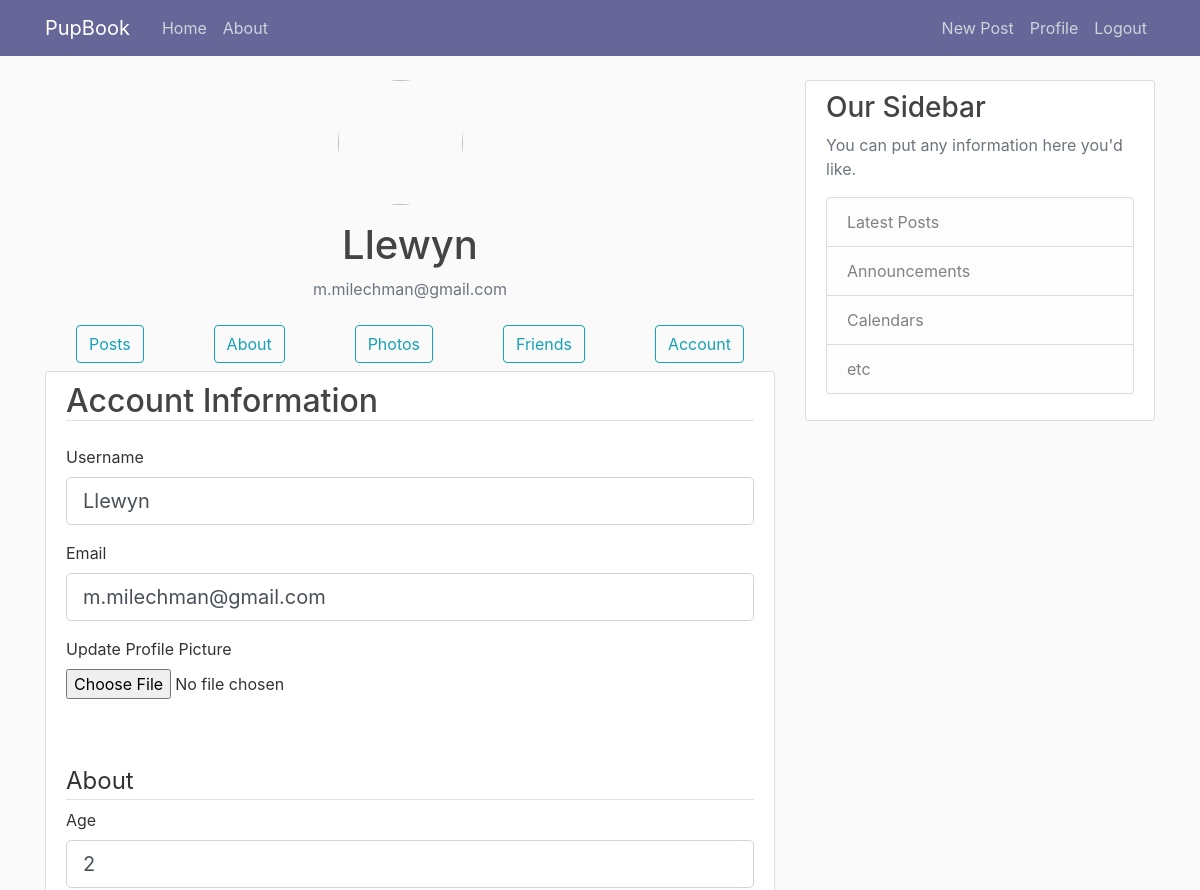
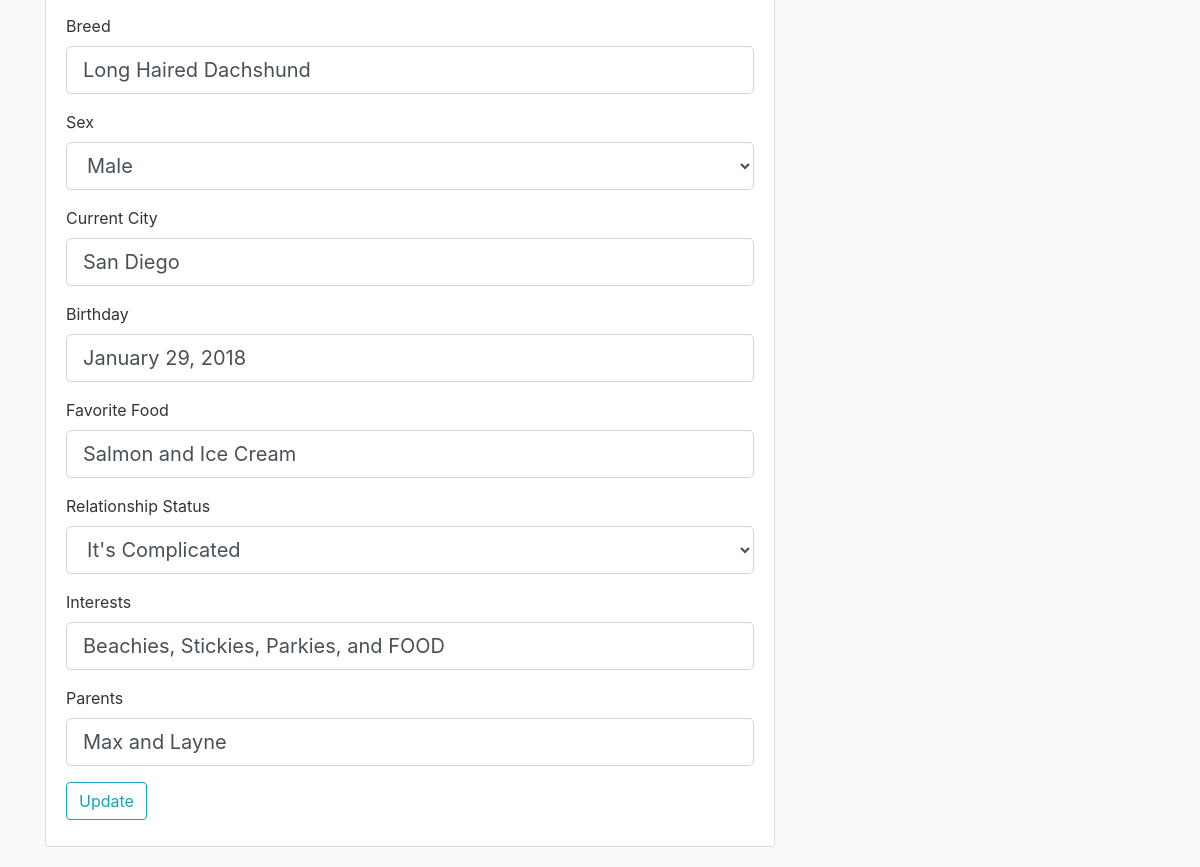
The page /profile/account/Llewyn (signed in) on the database its author committed (2 pictures, top to bottom).
### PupBook/models.py (models this page shows, shortened)
class User(db.Model, UserMixin):
    id = db.Column(db.Integer, primary_key=True)
    username = db.Column(db.String(20), unique=True, nullable=False)
    email = db.Column(db.String(120), unique=True, nullable=False)
    age = db.Column(db.String(20))
    breed = db.Column(db.String(120))
    sex = db.Column(db.String(20))
    current_city = db.Column(db.String(120))
    birthday = db.Column(db.String)
    favorite_food = db.Column(db.String(120))
    relationship = db.Column(db.String(20))
    interests = db.Column(db.Text)
    parents = db.Column(db.String)
    image_file = db.Column(db.String(20), nullable=False, default='default.jpg')
    password = db.Column(db.String(60), nullable=False)
    posts = db.relationship('Post', backref='author', lazy=True)
    friends = db.relationship('User',
                              secondary=friends,
                              backref='friend',
                              primaryjoin=id == friends.c.user_id,
                              secondaryjoin=id == friends.c.friend_id)

### PupBook/users/routes.py (the view)
@users.route("/profile/account/<string:username>", methods=['GET', 'POST'])
@login_required
def profile_account(username):
    if current_user.username != username:
        return render_template('errors/403.html')
    user = User.query.filter_by(username=username).first_or_404()
    form = UpdateAccountForm()
    if form.validate_on_submit():
        if form.picture.data:
            picture_file = save_picture(form.picture.data)
            current_user.image_file = picture_file
        current_user.username = form.username.data
        current_user.email = form.email.data
        current_user.age = form.age.data
        current_user.breed = form.breed.data
        current_user.sex = form.sex.data
        current_user.current_city = form.current_city.data
        current_user.birthday = form.birthday.data
        current_user.favorite_food = form.favorite_food.data
        current_user.relationship = form.relationship.data
        current_user.interests = form.interests.data
        current_user.parents = form.parents.data
        db.session.commit()
        flash('Your account has been updated!', 'success')
        return redirect(url_for('users.profile_account', username=user.username))
    elif request.method == 'GET':
        form.username.data = current_user.username
        form.email.data = current_user.email
        form.age.data = current_user.age
        form.breed.data = current_user.breed
        form.sex.data = current_user.sex
        form.current_city.data = current_user.current_city
        form.birthday.data = current_user.birthday
        form.favorite_food.data = current_user.favorite_food
        form.relationship.data = current_user.relationship
        form.interests.data = current_user.interests
        form.parents.data = current_user.parents
    image_file = url_for('static', filename='profile_pics/' + user.image_file)
    return render_template('profile_account.html', title='Account', image_file=image_file, form=form, user=user)

### PupBook/users/forms.py (shortened to what this page needs)
class UpdateAccountForm(FlaskForm):
    username = StringField('Username', validators=[DataRequired(), Length(min=3, max=20)])
    email = StringField('Email', validators=[DataRequired(), Email()])
    picture = FileField('Update Profile Picture', validators=[FileAllowed(['jpg', 'png'])])
    age = StringField('Age')
    breed = StringField('Breed')
    sex = SelectField('Sex', choices=[('Male', 'Male'), ('Female', 'Female')])
    current_city = StringField('Current City')
    birthday = StringField('Birthday')
    favorite_food = StringField('Favorite Food')
    relationship = SelectField('Relationship Status', choices=[('Single', 'Single'), ('In a Relationship', 'In a Relationship'), ('It\'s Complicated', 'It\'s Complicated')])
    interests = StringField('Interests')
    parents = StringField('Parents')
    submit = SubmitField('Update')

### PupBook/models.py (called while the page is built)
@login_manager.user_loader
def load_user(user_id):
    return User.query.get(int(user_id))

### PupBook/templates/profile_account.html (shortened to what this page needs)
{% extends "layout.html" %}
{% block content %}
    <div style="text-align:center">
      <img class="rounded-circle account-img" src="{{ image_file }}">
      <h2 class="account-heading">{{ user.username }}</h2>
      <p class="text-secondary">{{ user.email }}</p>
      <nav class="navbar navbar-expand-md">
          {% if user.username == current_user.username %}
          <div class="container">
            <a class="btn btn-outline-info" href="{{ url_for('users.profile', username=user.username) }}">Posts</a>
            <a class="btn btn-outline-info" href="{{ url_for('users.profile_about', username=user.username) }}">About</a>
            <a class="btn btn-outline-info" href="{{ url_for('users.profile_photos', username=user.username) }}">Photos</a>
            <a class="btn btn-outline-info" href="{{ url_for('users.profile_friends', username=user.username) }}">Friends</a>
            <a class="btn btn-outline-info" href="{{ url_for('users.profile_account', username=user.username) }}">Account</a>
          </div>
          {% endif %}
      </nav>
    </div>
    <div class="content-section">
        <form method="POST" action="" enctype="multipart/form-data">
            <fieldset class="form">
                <h2 class="border-bottom mb-4">Account Information</h2>
                <div class="form-group">
                    {{ form.username.label(class="form-control-label") }}
                    {% if form.username.errors %}
                      {{ form.username(class="form-control form-control-lg is-invalid") }}
                      <div class="invalid-feedback">
                          {% for error in form.username.errors %}
                            <span>{{  error }}</span>
                          {% endfor %}
                      </div>
                    {% else %}
                      {{ form.username(class="form-control form-control-lg") }}
                    {% endif %}
                </div>
                <div class="form-group">
                    {{ form.email.label(class="form-control-label") }}
                    {% if form.email.errors %}
                      {{ form.email(class="form-control form-control-lg is-invalid") }}
                      <div class="invalid-feedback">
                          {% for error in form.email.errors %}
                            <span>{{  error }}</span>
                          {% endfor %}
                      </div>
                    {% else %}
                      {{ form.email(class="form-control form-control-lg") }}
                    {% endif %}
                </div>
                <div class="form-group">
                    {{ form.picture.label() }}
                    {{ form.picture(class="form-control-file") }}
                </div>
                <br><br>
        <form method="POST" action="" enctype="multipart/form-data">
                <fieldset class="form">
                    <legend class="border-bottom mb-2">About</legend>
                    <div class="form-group">
                        {{ form.age.label(class="form-control-label") }}
                        {% if form.age.errors %}
                          {{ form.age(class="form-control form-control-lg is-invalid") }}
                          <div class="invalid-feedback">
                              {% for error in form.age.errors %}
                                <span>{{ error }}</span>
                              {% endfor %}
                          </div>
                        {% else %}
                          {{ form.age(class="form-control form-control-lg") }}
                        {% endif %}
                    </div>
                    <div class="form-group">
                        {{ form.breed.label(class="form-control-label") }}
                        {% if form.breed.errors %}
                          {{ form.breed(class="form-control form-control-lg is-invalid") }}
                          <div class="invalid-feedback">
                              {% for error in form.breed.errors %}
                                <span>{{ error }}</span>
                              {% endfor %}
                          </div>
                        {% else %}
                          {{ form.breed(class="form-control form-control-lg") }}
                        {% endif %}
                    </div>
                    <div class="form-group">
                        {{ form.sex.label(class="form-control-label") }}
                        {% if form.sex.errors %}
                          {{ form.sex(class="form-control form-control-lg is-invalid") }}
                          <div class="invalid-feedback">
                              {% for error in form.sex.errors %}
                                <span>{{ error }}</span>
                              {% endfor %}
                          </div>
                        {% else %}
                          {{ form.sex(class="form-control form-control-lg") }}
                        {% endif %}
                    </div>
                    <div class="form-group">
                        {{ form.current_city.label(class="form-control-label") }}
                        {% if form.current_city.errors %}
                          {{ form.current_city(class="form-control form-control-lg is-invalid") }}
                          <div class="invalid-feedback">
                              {% for error in form.current_city.errors %}
                                <span>{{ error }}</span>
                              {% endfor %}
                          </div>
                        {% else %}
                          {{ form.current_city(class="form-control form-control-lg") }}
                        {% endif %}
                    </div>
                    <div class="form-group">
                        {{ form.birthday.label(class="form-control-label") }}
                        {% if form.birthday.errors %}
                          {{ form.birthday(class="form-control form-control-lg is-invalid") }}
                          <div class="invalid-feedback">
                              {% for error in form.birthday.errors %}
                                <span>{{ error }}</span>
                              {% endfor %}
                          </div>
                        {% else %}
                          {{ form.birthday(class="form-control form-control-lg") }}
                        {% endif %}
                    </div>
                    <div class="form-group">
                        {{ form.favorite_food.label(class="form-control-label") }}
                        {% if form.favorite_food.errors %}
                          {{ form.favorite_food(class="form-control form-control-lg is-invalid") }}
                          <div class="invalid-feedback">
                              {% for error in form.favorite_food.errors %}
                                <span>{{ error }}</span>
                              {% endfor %}
                          </div>
                        {% else %}
                          {{ form.favorite_food(class="form-control form-control-lg") }}
                        {% endif %}
                    </div>
                    <div class="form-group">
                        {{ form.relationship.label(class="form-control-label") }}
                        {% if form.relationship.errors %}
                          {{ form.relationship(class="form-control form-control-lg is-invalid") }}
                          <div class="invalid-feedback">
                              {% for error in form.relationship.errors %}
                                <span>{{ error }}</span>
                              {% endfor %}
                          </div>
                        {% else %}
                          {{ form.relationship(class="form-control form-control-lg") }}
                        {% endif %}
                    </div>
                    <div class="form-group">
                        {{ form.interests.label(class="form-control-label") }}
                        {% if form.interests.errors %}
                          {{ form.interests(class="form-control form-control-lg is-invalid") }}
                          <div class="invalid-feedback">
                              {% for error in form.interests.errors %}
                                <span>{{ error }}</span>
                              {% endfor %}
                          </div>
                        {% else %}
                          {{ form.interests(class="form-control form-control-lg") }}
                        {% endif %}
                    </div>
                    <div class="form-group">
                        {{ form.parents.label(class="form-control-label") }}
                        {% if form.parents.errors %}
                          {{ form.parents(class="form-control form-control-lg is-invalid") }}
                          <div class="invalid-feedback">
                              {% for error in form.parents.errors %}
                                <span>{{ error }}</span>
                              {% endfor %}
                          </div>
                        {% else %}
                          {{ form.parents(class="form-control form-control-lg") }}
                        {% endif %}
                    </div>
            </fieldset>
            <div class="form-group">
                {{ form.submit(class="btn btn-outline-info") }}
            </div>
        </form>
    </div>
{% endblock content %}

### PupBook/static/main.css (style rules this page uses)
body { background: #fafafa; color: #333333; margin-top: 5rem; }
h1, h2, h3, h4, h5, h6 { color: #444444; }
.content-section { background: #ffffff; padding: 10px 20px; border: 1px solid #dddddd; border-radius: 3px; margin-bottom: 20px; }
.account-img { height: 125px; width: 125px; margin-right: 20px; margin-bottom: 16px; }
.account-heading { font-size: 2.5rem; }

### rows shown on the page
User: username "Llewyn", email "m.milechman@gmail.com", age "2", breed "Long Haired Dachshund", sex "Male", current_city "San Diego", birthday "January 29, 2018", favorite_food "Salmon and Ice Cream", relationship "It's Complicated", interests "Beachies, Stickies, Parkies, and FOOD", parents "Max and Layne"
